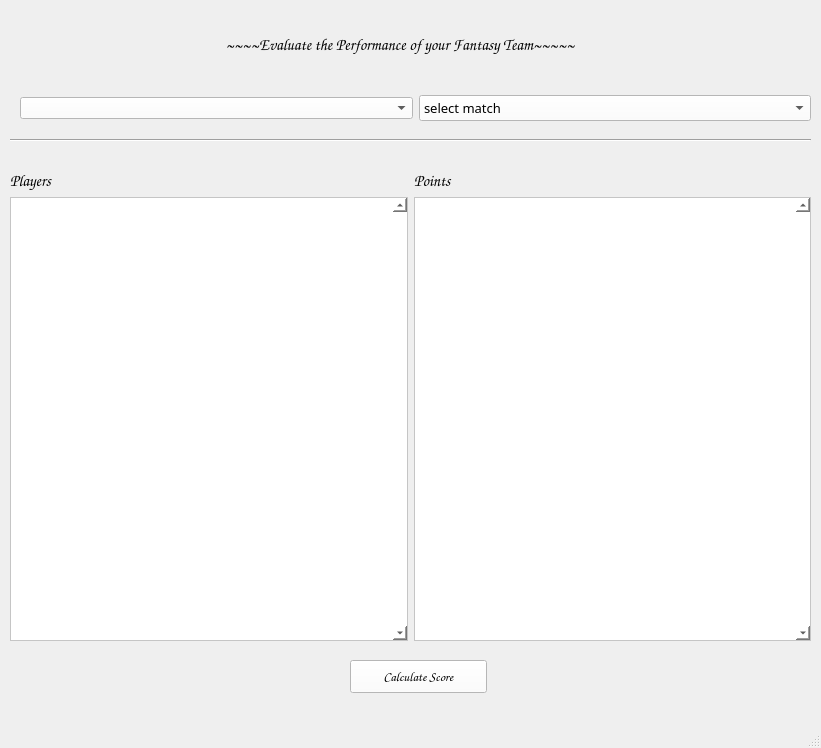
<?xml version="1.0" encoding="UTF-8"?>
<ui version="4.0">
 <class>MainWindow</class>
 <widget class="QMainWindow" name="MainWindow">
  <property name="geometry">
   <rect>
    <x>0</x>
    <y>0</y>
    <width>821</width>
    <height>748</height>
   </rect>
  </property>
  <property name="minimumSize">
   <size>
    <width>821</width>
    <height>748</height>
   </size>
  </property>
  <property name="maximumSize">
   <size>
    <width>821</width>
    <height>748</height>
   </size>
  </property>
  <property name="windowTitle">
   <string>Evaluate Score</string>
  </property>
  <property name="styleSheet">
   <string notr="true">rgb(231, 231, 231)</string>
  </property>
  <widget class="QWidget" name="centralwidget">
   <widget class="QLabel" name="label">
    <property name="geometry">
     <rect>
      <x>120</x>
      <y>30</y>
      <width>557</width>
      <height>28</height>
     </rect>
    </property>
    <property name="font">
     <font>
      <family>Comic Sans MS</family>
      <pointsize>12</pointsize>
     </font>
    </property>
    <property name="styleSheet">
     <string notr="true">rgb(231, 231, 231)</string>
    </property>
    <property name="text">
     <string> ~~~~Evaluate the Performance of your Fantasy Team~~~~~</string>
    </property>
    <property name="alignment">
     <set>Qt::AlignCenter</set>
    </property>
   </widget>
   <widget class="Line" name="line">
    <property name="geometry">
     <rect>
      <x>10</x>
      <y>130</y>
      <width>801</width>
      <height>20</height>
     </rect>
    </property>
    <property name="styleSheet">
     <string notr="true"/>
    </property>
    <property name="orientation">
     <enum>Qt::Horizontal</enum>
    </property>
   </widget>
   <widget class="QPushButton" name="calcscore_btn">
    <property name="enabled">
     <bool>true</bool>
    </property>
    <property name="geometry">
     <rect>
      <x>350</x>
      <y>660</y>
      <width>137</width>
      <height>33</height>
     </rect>
    </property>
    <property name="font">
     <font>
      <family>Comic Sans MS</family>
      <pointsize>10</pointsize>
     </font>
    </property>
    <property name="cursor">
     <cursorShape>ArrowCursor</cursorShape>
    </property>
    <property name="statusTip">
     <string>calculating score</string>
    </property>
    <property name="styleSheet">
     <string notr="true">background-color:rgb(255, 255, 255);</string>
    </property>
    <property name="text">
     <string>Calculate Score</string>
    </property>
    <property name="autoDefault">
     <bool>false</bool>
    </property>
   </widget>
   <widget class="QWidget" name="layoutWidget">
    <property name="geometry">
     <rect>
      <x>10</x>
      <y>170</y>
      <width>801</width>
      <height>471</height>
     </rect>
    </property>
    <layout class="QHBoxLayout" name="horizontalLayout_2">
     <item>
      <layout class="QVBoxLayout" name="verticalLayout_4">
       <item>
        <widget class="QLabel" name="label_3">
         <property name="font">
          <font>
           <family>Comic Sans MS</family>
           <pointsize>12</pointsize>
           <weight>50</weight>
           <bold>false</bold>
          </font>
         </property>
         <property name="styleSheet">
          <string notr="true">rgb(231, 231, 231)</string>
         </property>
         <property name="text">
          <string>Players</string>
         </property>
        </widget>
       </item>
       <item>
        <widget class="QListWidget" name="players_lw">
         <property name="palette">
          <palette>
           <active>
            <colorrole role="Button">
             <brush brushstyle="SolidPattern">
              <color alpha="255">
               <red>255</red>
               <green>255</green>
               <blue>255</blue>
              </color>
             </brush>
            </colorrole>
            <colorrole role="Base">
             <brush brushstyle="SolidPattern">
              <color alpha="255">
               <red>255</red>
               <green>255</green>
               <blue>255</blue>
              </color>
             </brush>
            </colorrole>
            <colorrole role="Window">
             <brush brushstyle="SolidPattern">
              <color alpha="255">
               <red>255</red>
               <green>255</green>
               <blue>255</blue>
              </color>
             </brush>
            </colorrole>
           </active>
           <inactive>
            <colorrole role="Button">
             <brush brushstyle="SolidPattern">
              <color alpha="255">
               <red>255</red>
               <green>255</green>
               <blue>255</blue>
              </color>
             </brush>
            </colorrole>
            <colorrole role="Base">
             <brush brushstyle="SolidPattern">
              <color alpha="255">
               <red>255</red>
               <green>255</green>
               <blue>255</blue>
              </color>
             </brush>
            </colorrole>
            <colorrole role="Window">
             <brush brushstyle="SolidPattern">
              <color alpha="255">
               <red>255</red>
               <green>255</green>
               <blue>255</blue>
              </color>
             </brush>
            </colorrole>
           </inactive>
           <disabled>
            <colorrole role="Button">
             <brush brushstyle="SolidPattern">
              <color alpha="255">
               <red>255</red>
               <green>255</green>
               <blue>255</blue>
              </color>
             </brush>
            </colorrole>
            <colorrole role="Base">
             <brush brushstyle="SolidPattern">
              <color alpha="255">
               <red>255</red>
               <green>255</green>
               <blue>255</blue>
              </color>
             </brush>
            </colorrole>
            <colorrole role="Window">
             <brush brushstyle="SolidPattern">
              <color alpha="255">
               <red>255</red>
               <green>255</green>
               <blue>255</blue>
              </color>
             </brush>
            </colorrole>
           </disabled>
          </palette>
         </property>
         <property name="font">
          <font>
           <family>Comic Sans MS</family>
           <pointsize>10</pointsize>
           <weight>75</weight>
           <bold>true</bold>
          </font>
         </property>
         <property name="styleSheet">
          <string notr="true">background-color:rgb(255, 255, 255);</string>
         </property>
         <property name="verticalScrollBarPolicy">
          <enum>Qt::ScrollBarAlwaysOn</enum>
         </property>
         <property name="selectionMode">
          <enum>QAbstractItemView::NoSelection</enum>
         </property>
        </widget>
       </item>
      </layout>
     </item>
     <item>
      <layout class="QVBoxLayout" name="verticalLayout_3">
       <item>
        <widget class="QLabel" name="label_2">
         <property name="font">
          <font>
           <family>Comic Sans MS</family>
           <pointsize>12</pointsize>
           <weight>50</weight>
           <bold>false</bold>
          </font>
         </property>
         <property name="styleSheet">
          <string notr="true">rgb(231, 231, 231)</string>
         </property>
         <property name="text">
          <string>Points</string>
         </property>
        </widget>
       </item>
       <item>
        <widget class="QListWidget" name="scores_lw_2">
         <property name="font">
          <font>
           <family>Comic Sans MS</family>
           <pointsize>10</pointsize>
           <weight>75</weight>
           <bold>true</bold>
          </font>
         </property>
         <property name="styleSheet">
          <string notr="true">background-color:rgb(255, 255, 255);</string>
         </property>
         <property name="verticalScrollBarPolicy">
          <enum>Qt::ScrollBarAlwaysOn</enum>
         </property>
         <property name="defaultDropAction">
          <enum>Qt::IgnoreAction</enum>
         </property>
         <property name="selectionMode">
          <enum>QAbstractItemView::NoSelection</enum>
         </property>
        </widget>
       </item>
      </layout>
     </item>
    </layout>
   </widget>
   <widget class="QWidget" name="layoutWidget">
    <property name="geometry">
     <rect>
      <x>20</x>
      <y>90</y>
      <width>791</width>
      <height>36</height>
     </rect>
    </property>
    <layout class="QHBoxLayout" name="horizontalLayout">
     <item>
      <widget class="QComboBox" name="selectteam_cb">
       <property name="styleSheet">
        <string notr="true">background-color:rgb(255, 255, 255);</string>
       </property>
       <property name="currentText">
        <string/>
       </property>
      </widget>
     </item>
     <item>
      <widget class="QComboBox" name="selectmatch_cb">
       <property name="enabled">
        <bool>true</bool>
       </property>
       <property name="font">
        <font>
         <family>Segoe Print</family>
         <pointsize>10</pointsize>
         <weight>50</weight>
         <bold>false</bold>
        </font>
       </property>
       <property name="styleSheet">
        <string notr="true">background-color:rgb(255, 255, 255);</string>
       </property>
       <item>
        <property name="text">
         <string extracomment="select amatch">select match</string>
        </property>
       </item>
       <item>
        <property name="text">
         <string>Match1</string>
        </property>
       </item>
      </widget>
     </item>
    </layout>
   </widget>
  </widget>
  <widget class="QMenuBar" name="menubar">
   <property name="geometry">
    <rect>
     <x>0</x>
     <y>0</y>
     <width>821</width>
     <height>26</height>
    </rect>
   </property>
  </widget>
  <widget class="QStatusBar" name="statusbar"/>
 </widget>
 <resources/>
 <connections/>
</ui>
